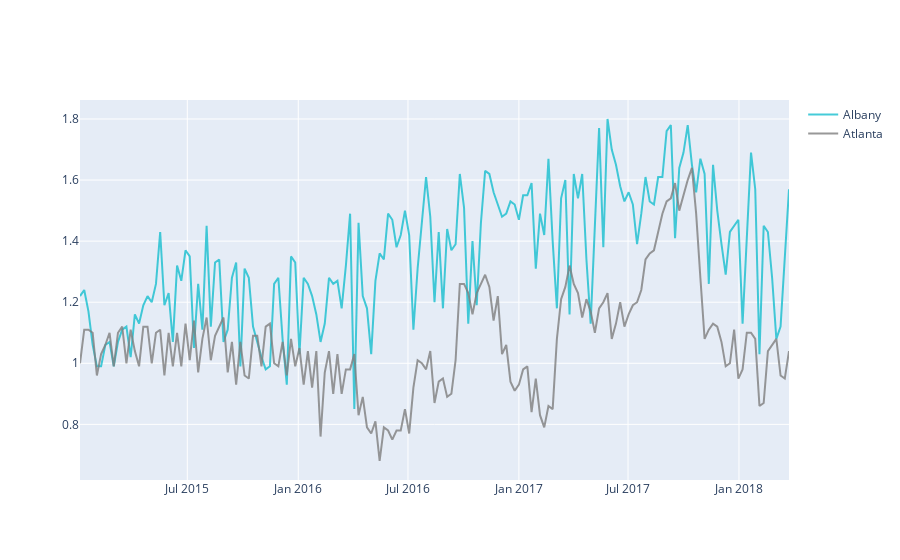

The notebook cell saved with this chart:
### Markdown cell above
### 4. Plotly

<img src="https://repository-images.githubusercontent.com/33702544/b4400c80-718b-11e9-9f3a-306c07a5f3de">

### Code cell
import plotly.graph_objects as go

two_states = subset.pivot(index='Date', columns='region', values='AveragePrice')

trace_high = go.Scatter(
                x=two_states.index,
                y=two_states.Albany,
                name = "Albany",
                line = dict(color = '#17BECF'),
                opacity = 0.8)

trace_low = go.Scatter(
                x=two_states.index,
                y=two_states['Atlanta'],
                name = "Atlanta",
                line = dict(color = '#7F7F7F'),
                opacity = 0.8)

data = [trace_high,trace_low]
go.Figure(data)

### Figure 1 — Plotly figure (JSON) as saved in the notebook; plotly's stock layout.template omitted (floating-point values rounded to 4 significant figures; data arrays with more than 128 entries replaced by an {"elided": "..."} marker saying what was removed)
{"data": [{"line": {"color": "#17BECF"}, "name": "Albany", "opacity": 0.8, "type": "scatter", "x": {"elided": "169 str values"}, "y": {"elided": "169 float values"}}, {"line": {"color": "#7F7F7F"}, "name": "Atlanta", "opacity": 0.8, "type": "scatter", "x": {"elided": "169 str values"}, "y": {"elided": "169 float values"}}], "layout": {}}
